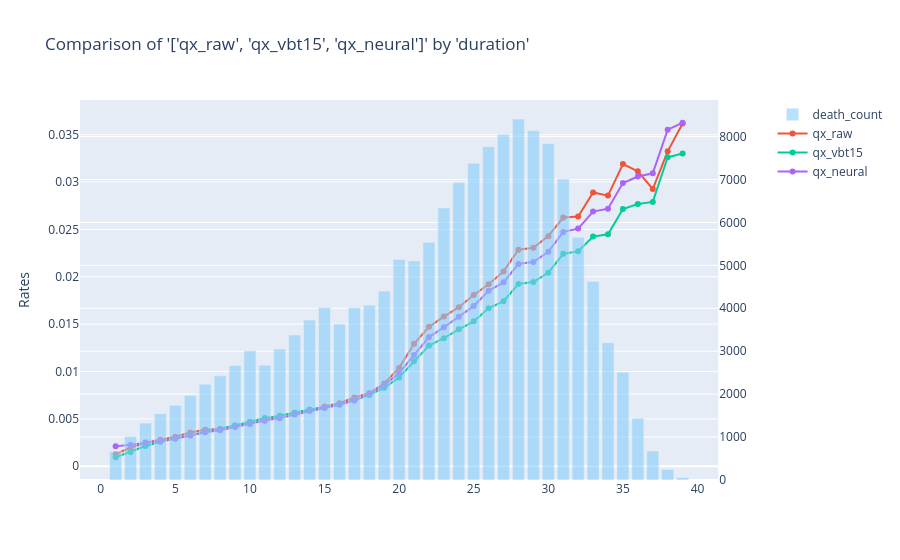

Notebook code cell kept with this figure:
### Code cell
charters.compare_rates(
    model_data,
    x_axis="duration",
    rates=["qx_raw", "qx_vbt15", "qx_neural"],
    weights=["policies_exposed"],
    secondary="death_count",
    y_log=False,
)
